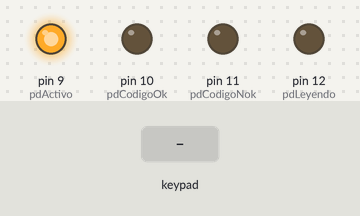
The sketch below on a simulated Arduino Uno, built with avr-gcc and run on an emulated ATmega328P. Shown: output pins drawn as LEDs (lit = HIGH). The test bench sets the inputs (shaded band).

Above: at 1.2 s.
1.3 s: key '1' pressed
At 2.5 s:
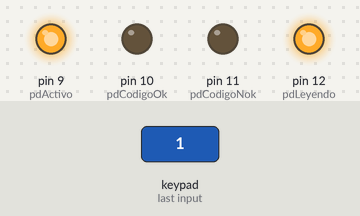
2.8 s: key '*' pressed
At 3.9 s:
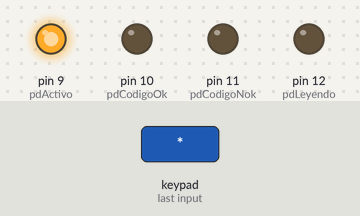
4.3 s: keypad keys 1 3 7 9 pressed 0.4 s apart
At 5.9 s:
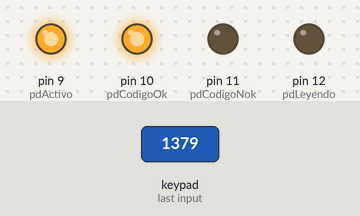
7.4 s: key '2' pressed
At 10.8 s:
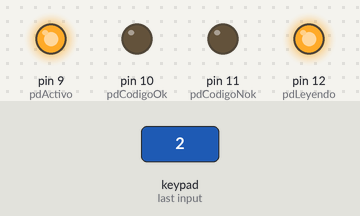
Timing chart, 0 to 19.0 s (numbered marks = the images above; inputs shaded):
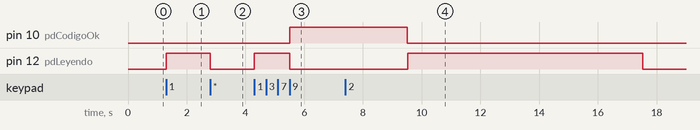

The sketch:

auth_keyboard_xbee.ino
```cpp
#include <Keypad.h>

#define soyArduino 'B'
#define leeSensores '0'
#define sensorAuthTeclado '1'
#define actuadorDoor '9'
#define pinDoor '10'

const byte tRows=4;
const byte tCols=3;
const byte lenCodigo=4;

char keymap[tRows][tCols]=
{
{'1','2','3'},
{'4','5','6'},
{'7','8','9'},
{'*','0','#'}
};

byte rowPins[tRows]={8,7,6,5}; //Rows 0 to 3
byte colPins[tCols]={4,3,2}; //Cols 0 to 2
byte tLeidos=0;
int pdActivo=9;
int pdCodigoOk=10;
int pdCodigoNok=11;
int pdLeyendo=12;

char codigoLeido[lenCodigo+1]="";
char codigoValido1[lenCodigo+1]="1235";
char codigoValido2[lenCodigo+1]="7890";
char codigoLocalValido1[lenCodigo+1]="1379";
char codigoNoLeido[lenCodigo+1]="nnnn";
bool authOk=false;
int tiempoMantenerEstado_Auth_Ok_NOk=4000;
int tiempo1_Max=8000; //Milisegons màx. entre pulsacions de tecles.
int tiempo1_Actual=-1;
int tiempo1_Inic=-1;
bool tiempo1_Activo=false;

String inputString="";
boolean stringComplete=false;
String respuestaCodigoNoLeido="n";

Keypad myKeypad=Keypad(makeKeymap(keymap),rowPins,colPins,tRows,tCols);

char keyBorrar='*';

void setup() {
  Serial.begin(9600);
  //Serial.println("Iniciado...");
  pinMode(pdActivo, OUTPUT);
  pinMode(pdLeyendo, OUTPUT);
  pinMode(pdCodigoNok, OUTPUT);
  pinMode(pdCodigoOk, OUTPUT);
  setInicial();
}

void loop() {
  char keyPressed=NO_KEY;

  if ((tLeidos == 1) && (!tiempo1_Activo))
  {
    tiempo1_Inic=millis();
    tiempo1_Activo=true;
  }
  if (tLeidos > 0)
  {
    tiempo1_Actual=millis();
  }
  if ((tiempo1_Actual-tiempo1_Inic)>tiempo1_Max)
  {
    keyPressed=keyBorrar;
  }
  else
  {
    keyPressed=myKeypad.getKey();
  }

  if (keyPressed==keyBorrar)
  {
    setInicial();
  }
  else if (keyPressed!=NO_KEY)
  {
    tiempo1_Inic=tiempo1_Actual;
    if ((tLeidos>=0) && (tLeidos<lenCodigo))
    {
      codigoLeido[tLeidos]=keyPressed;
      tLeidos++;
      if (tLeidos==1)
      {
        setLeyendo();
      }
    }
    if (tLeidos==lenCodigo)
    {
      authOk=chkCodigo(codigoLeido);
      if (authOk)
      {
        setAuthOk();
        delay(tiempoMantenerEstado_Auth_Ok_NOk);
        setInicial();
      }
      else
      {
        //setAuthNOk();
        //delay(tiempoMantenerEstado_Auth_Ok_NOk);
        //setInicial();
      }
    }
  }

  //id - id - id
  // 0 1  2 3  4
  //Rasp a Arduino
  //idArduino-leeSensores-
  //idArduino-idActuador-Orden
  //Arduino a Rasp
  //idArduino:idSensor1-valorSensor1:idSensor2-valorSensor2...

  if (stringComplete)
  {
    //Serial.print("Peticion: ");Serial.println(inputString);
    //Serial.print("char(0): ");Serial.println(inputString.charAt(0));
    //Serial.print("char(1): ");Serial.println(inputString.charAt(1));
    //Serial.print("char(2): ");Serial.println(inputString.charAt(2));
    //Serial.print("char(3): ");Serial.println(inputString.charAt(3));
    //Serial.print("char(4): ");Serial.println(inputString.charAt(4));
    if (inputString.charAt(0)==soyArduino)
    {
      //Serial.print("Peticion aceptada: ");Serial.println(inputString);
      char valor=inputString.charAt('4');
      switch(inputString.charAt(2))
      {
        case leeSensores:
        {
          //Serial.print("Peticion leer sensores: ");Serial.println(inputString);

          String datos="";
          datos+=soyArduino;
          datos+=':';
          datos+=sensorAuthTeclado;
          datos+='-';
          if ((tLeidos==lenCodigo) && (!chkCodigoNoLeido(codigoLeido)))
          {
            datos+=codigoLeido[0];
            datos+=codigoLeido[1];
            datos+=codigoLeido[2];
            datos+=codigoLeido[3];
          }
          else
          {
            datos+=respuestaCodigoNoLeido;
          }
          Serial.println(datos);
          break;
        }//case leeSensores
        case actuadorDoor:
        {
          //Serial.print("Peticion actuador: ");Serial.println(inputString);
          switch (inputString.charAt(4))
          {
            case '0':
            {
              Serial.println("Off");
              setAuthNOk();
              delay(tiempoMantenerEstado_Auth_Ok_NOk);
              setInicial();
              break;
            }
            case '1':
            {
              Serial.println("On");
              setAuthOk();
              delay(tiempoMantenerEstado_Auth_Ok_NOk);
              setInicial();
              break;
            }
            default:
            {
              //Serial.println("Orden de actuador desconocida: "+inputString);
              break;
            }
          }
          break;
        }//case actuadorDoor
        default:
        {
          //Serial.println("Actuador desconocido: "+inputString);
          break;
        }
      }//switch inputString char at 2
    }//if inputString soyArduino
    //setInicial();
    stringComplete=false;
    inputString="";
  }//if stringComplete
}
void serialEvent() {
  while (Serial.available()) {
    // get the new byte:
    char inChar = (char)Serial.read();
    // if the incoming character is a newline, set a flag
    // so the main loop can do something about it:
    if (inChar == '\n' || inChar == ';') {
      stringComplete = true;
    } else {
      // add it to the inputString:
      inputString += inChar;
      //Serial.print("inputString: ");Serial.println(inputString);
    }
  }
}
bool chkCodigo(char codigoLeido[])
{
  bool resultado=false;
  if (strcmp(codigoLeido,codigoLocalValido1)==0)
  {
    resultado=true;
  }

  //if (strcmp(codigoLeido,codigoValido1)==0)
  //{
  //  resultado=true;
  //}
  //if (strcmp(codigoLeido,codigoValido2)==0)
  //{
  //  resultado=true;
  //}

  return resultado;
}
bool chkCodigoNoLeido(char codigoLeido[])
{
  bool resultado=false;
  if (strcmp(codigoLeido,codigoNoLeido)==0)
  {
    resultado=true;
  }
  return resultado;
}
void setInicial()
{
  tLeidos=0;
  tiempo1_Inic=-1;
  tiempo1_Actual=-1;
  tiempo1_Activo=false;

  authOk=false;

  codigoLeido[0]='n';
  codigoLeido[1]='n';
  codigoLeido[2]='n';
  codigoLeido[3]='n';

  stringComplete=false;
  inputString="";

  digitalWrite(pdActivo,HIGH);
  digitalWrite(pdLeyendo,LOW);
  digitalWrite(pdCodigoNok,LOW);
  digitalWrite(pdCodigoOk,LOW);
}
void setLeyendo()
{
  digitalWrite(pdActivo,HIGH);
  digitalWrite(pdLeyendo,HIGH);
  digitalWrite(pdCodigoNok,LOW);
  digitalWrite(pdCodigoOk,LOW);
}
void setAuthNOk()
{
  digitalWrite(pdActivo,HIGH);
  digitalWrite(pdLeyendo,LOW);
  digitalWrite(pdCodigoNok,HIGH);
  digitalWrite(pdCodigoOk,LOW);
}
void setAuthOk()
{
  digitalWrite(pdActivo,HIGH);
  digitalWrite(pdLeyendo,LOW);
  digitalWrite(pdCodigoNok,LOW);
  digitalWrite(pdCodigoOk,HIGH);
}
void setError()
{
  digitalWrite(pdActivo,HIGH);
  digitalWrite(pdLeyendo,HIGH);
  digitalWrite(pdCodigoNok,HIGH);
  digitalWrite(pdCodigoOk,HIGH);
}
```

Measured:
- after the input at 1.3 s, pin 12 (pdLeyendo): LOW → HIGH at once
- after the input at 2.8 s, pin 12 (pdLeyendo): HIGH → LOW at once
- after the input at 4.3 s, pin 10 (pdCodigoOk): LOW → HIGH after 1.2 s; pin 12 (pdLeyendo): LOW → HIGH at once, → LOW 1.2 s later
- after the input at 7.4 s, pin 12 (pdLeyendo): LOW → HIGH after 2.1 s, → LOW 8.0 s later
